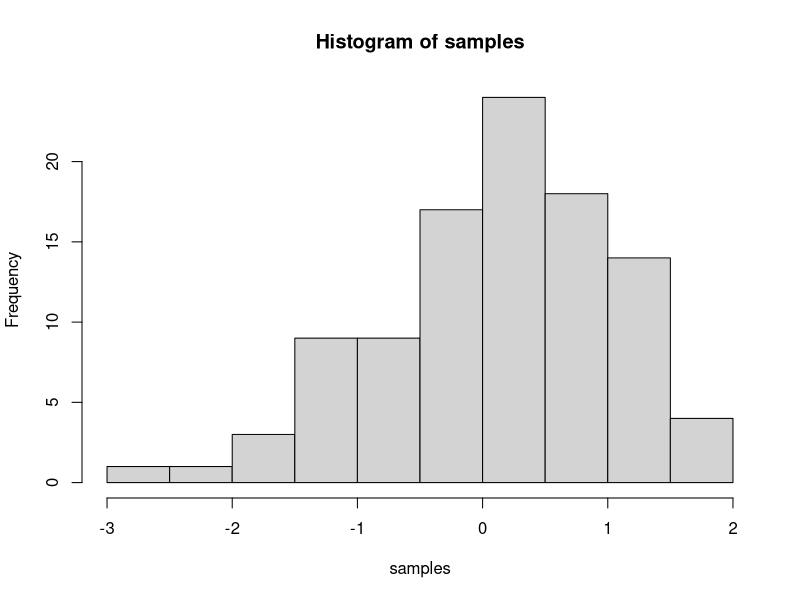
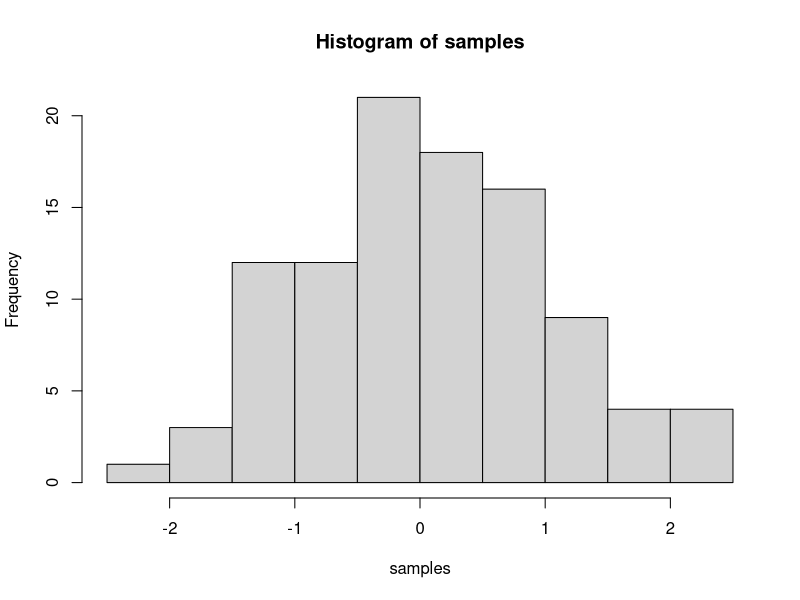
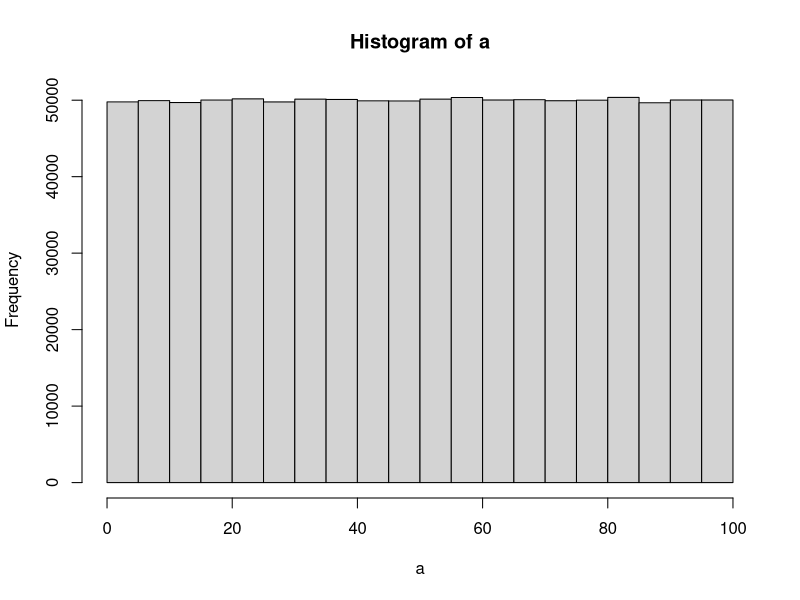
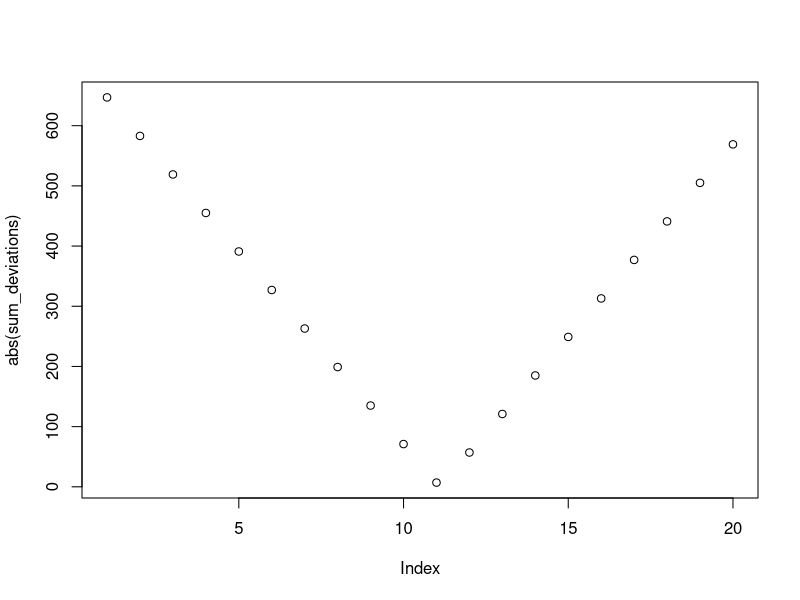

R code for these plots, in order:
## ---- chunk 1
knitr::opts_chunk$set(message=FALSE,warning=FALSE, cache=TRUE)
## ---- chunk 2
1+2
2*5
5/3
(1+6+4)/5

## ---- chunk 3
a<-1
b<-2
a+b

d<-c(1,2,3)
e<-c(5,6,7)
d+e
d*e
d/e

## ---- chunk 4
# for loop solution
# i becomes the number 1 to 100 at each step of the loop


a <- length(100) # make empty variable, set length to 100
for (i in 1:100){
  a[i] <-i #assigns the number in i, to the ith index of a
}

print(a)

# for loop solution #2

a<-c() #create empty variable using combine command
for (i in 1:100){
  a<-c(a,i) # keeps combining a with itself and the new number in i
}
print(a)

# seq solution
a <- seq(1,100,1) # look up help for seq using ?seq() in console
print(a)

## ---- chunk 5
sum(1:100)
## ---- chunk 6
mySum<- function (x) {
  totalSum<-0
  for (i in x){
    totalSum<-totalSum+i
  }
  return(totalSum)
}
test<-c(1:20)
mySum(test)
## ---- chunk 7
seq(1,by=2, len=100)
## ---- chunk 8

for (i in 1:100) {
  if (i %% 2 ==1) print(i)
}

## ---- chunk 9

prime_numbers <- function(n) {
if (n >= 2) {
 x = seq(2, n)
 prime_nums = c()
 for (i in seq(2, n)) {
 if (any(x == i)) {
 prime_nums = c(prime_nums, i)
 x = c(x[(x %% i) != 0], i)
 }
 }
 return(prime_nums)
 }
 else 
 {
 stop("Input number should be at least 2.")
 }
 } 
prime_numbers(100)

## ---- chunk 10
runif(100)
## ---- chunk 11
runif(100, min = 0, max = 1000)
## ---- chunk 12
mean_A <- function(x){
  return(sum(x)/length(x))
}

some_numbers <- c(1:100)
mean_A(some_numbers)
## ---- chunk 13
median (1:101)
## ---- chunk 14
getmode <- function(v) {
   uniqv <- unique(v)
   uniqv[which.max(tabulate(match(v, uniqv)))]
}

v <- c(2,1,2,3,1,2,3,4,1,5,5,3,2,3,3,3,3,3)

result <- getmode(v)
print(result)
## ---- chunk 15
v <- c(112,132,143,214,115,263,73,81,329,12,13,113,321,2214,223,433,4325,4215)
{max(v)-min(v)}
## ---- chunk 16
a <- c("adskfjhkadsjfh")
strsplit(a,split="")
## ---- chunk 17
a <- "this is a sentence"
strsplit(a,split=" ")
## ---- chunk 18
a <- "this is a sentence. i dont know if its good. if its bad too bad."
strsplit(a,split=" ")
## ---- chunk 19
a <- c(1,3,2,3,2,3,2,3,4,5,4,3,4,3,4,5,6,7)
table(a)
sum(a)
## ---- chunk 20
a<- c(4,3,1,5,6,2,7,6,8,9,11,12,14,24,54)
b<- 4
c<- 10

c%in%a
b%in%a
## ---- chunk 21
print(as.numeric(Sys.time())*1, digits=3)
## ---- chunk 22
a<- Sys.time()
samples <- rnorm(100, mean=0, sd=1)
hist(samples)
b<- Sys.time()
b-a
## ---- chunk 23
samples <- rnorm(100, mean=0, sd=1)
hist(samples)
write.csv(samples)
## ---- chunk 24
a <- matrix(runif(100), ncol=20,nrow=20)
## ---- chunk 25
a <- matrix(runif(100), ncol=20,nrow=20)
write.csv(a)
## ---- chunk 26
for (i in 1:100){
  
  if(i%%3 == 0 & i%%5 == 0) {
    print('FizzBuzz')
  }
  else if(i%%3 == 0) {
    print('Fizz')
  }
  else if (i%%5 == 0){
    print('Buzz')
  }
  else {
    print(i)
  }
}

## ---- chunk 27
a<-"Batman is a better superhero than Superman"
table(unlist(strsplit(a,split="")))
## ---- chunk 28
a<-runif(1000000,0,100)
hist(a)
## ---- chunk 29
sum(seq(100,1000,100))
## ---- chunk 30
sum(1,3,2,4,3,5,4,3,4,5,6,5,6,7,6,5,6,5,4,3,4,5)
## ---- chunk 31
for(i in 1:10){
  if(i <= 10){
    print(i)
  } else {
    break
  }
}
## ---- chunk 32
sum(seq(100,1000,2))
## ---- chunk 33
seq(10,100,10)
sum(seq(10,100,10))
## ---- chunk 34

c<- (1:5)
sum(1:5)/length(c)


## ---- chunk 35
scores<- sample(1:20, 64, replace=TRUE)

min(scores)

max(scores)

numbers_to_test <- min(scores):max(scores)

sum_deviations <-c() # create an empty vector to store sums
for(i in numbers_to_test) {
  sum_deviations[i] <- sum(scores-i)
}

sum_deviations

sd(scores)

plot(abs(sum_deviations))

## ---- chunk 36
c<- (1:10) 
Mymean<- mean(c)
Mymean

mymean1<- (sum(c)/length(c))
mymean1


median(c)



my_median <- function(C){
   x <- sort(C)
   if((length(C) %% 2) == 0){
    return((C[length(C)/2] + C[length(C)/2 + 1]) / 2)
   }
   else{
     return(C[(length(C)/2) + 0.5])
   }
}
